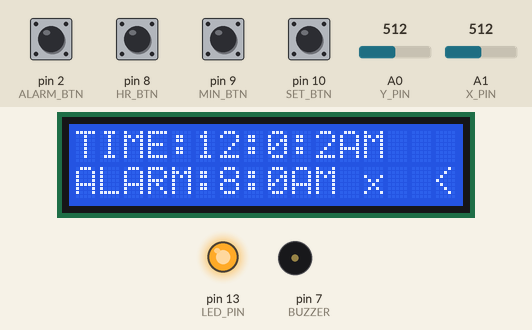
A sketch run on a simulated Arduino Uno, built with avr-gcc and run on an emulated ATmega328P. On the bench: 16×2 character LCD, output pins drawn as LEDs (lit = HIGH), buzzer (waves = sounding, pin HIGH). The test bench sets the inputs (shaded band); at power-on: pin 2 (ALARM_BTN), pin 8 (HR_BTN), pin 9 (MIN_BTN), pin 10 (SET_BTN) LOW, A0 (Y_PIN) = 512, A1 (X_PIN) = 512. Random numbers use the default seed unless the sketch sets one; what the sketch prints to the serial monitor is not drawn.

Above: at 1.2 s.
1.3 s: A0 (Y_PIN) set to 54
5.5 s: A0 (Y_PIN) set to 47
At 6.8 s:
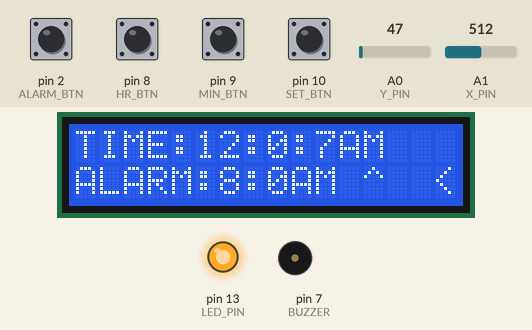
9.7 s: pin 2 (ALARM_BTN) pulled HIGH for 0.65 s
At 10.6 s:
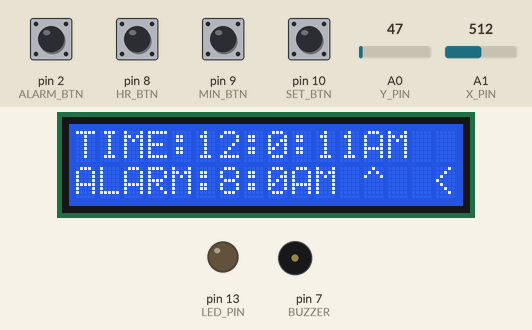
12.5 s: pin 2 (ALARM_BTN) pulled HIGH for 1 s
At 13.9 s:
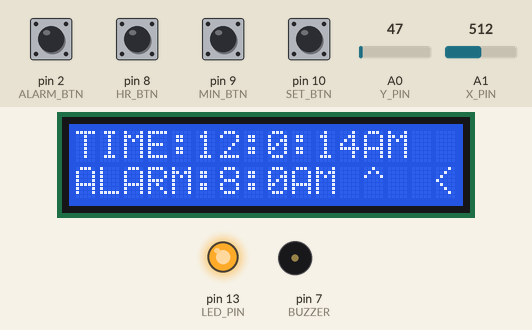
16.6 s: pin 10 (SET_BTN) pulled HIGH for 0.65 s
At 17.9 s:
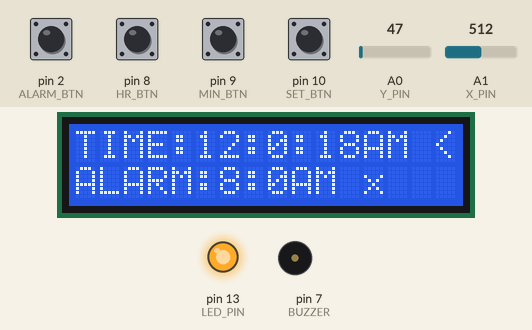
21.4 s: pin 2 (ALARM_BTN) pulled HIGH for 0.65 s
At 22.9 s:
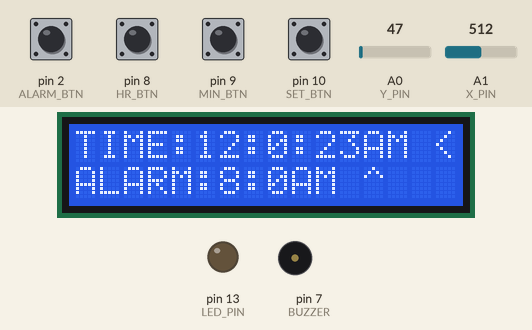
Timing chart, 0 to 24.4 s (numbered marks = the images above; inputs shaded):
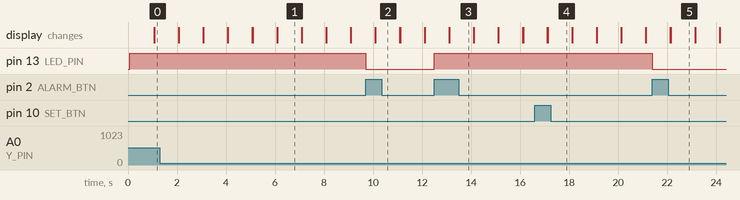

The sketch:

clock.ino
```cpp
/*
Digital Winding Clock - Arduino Clock for beginners
No RTC,
Just set it to exact time using the push buttons each time you switch on the clock
Made by Techno (sǝɹoɟ ǝǝןuuɐ)
Feel free to modify

currently humidity sensor is too slow to work with janky time keeping method. try later with an rtc
IDEA: attach ac speaker and play simon says based on tone, then single display character can display number of rounds
*/
#include <LiquidCrystal.h>
#include "DHT.h"
//#define DHTPIN 6
#define DHTTYPE DHT22
#define ALARM_BTN 2
#define BUZZER 7
#define HR_BTN 8
#define MIN_BTN 9
#define SET_BTN 10
#define Y_PIN 0
#define X_PIN 1
#define LED_PIN 13

LiquidCrystal
lcd(12,11,6,5,4,3);
//DHT dht(DHTPIN, DHTTYPE);
int h=12;
int m;
int s;
int flag;
int a_h=8;
int a_m;
int a_flag=8;
bool time_mode = false;
int TIME;
int state1;
int state2;
int state3;
int alarm_ring=0;
volatile int btnState = 0;
const int SECOND = 996;
const int MIN = 50;
const int MAX = 970;
const int ALARM_TIME = 120;

enum Code {
  none,
  up,
  down,
  left,
  right,
  a,
  b,
  start
};

/**Specific variables for the current alarm type: konami requires the input of the konami code on a polling basis, simon says is self-explanatory**/
const Code konami[] = {none, up, up, down, down, left, right, left, right, a, b, start};
static const bool SIMON_ON = false;
const int simonLength = 5;
Code simon[simonLength];
static int simonDisplay;  //with CODE, determines whether display is showing player input or simon says sequence

//when in konami mode, tracks progress through the konami code, when in simon says mode, tracks which stage the player is on (-1 is failed/start, sequence starts at 0)
static int CODE = 0;
static bool ALARM_ON = true;

static Code codeState = none; //current input state
static Code currentDisplay = none;  //state to be displayed on lcd
/** In certain situations, such as when the alarm is not active, the display should only show no state, regardless of input to the device
**/

void setup()
{
  codeState = none;
  lcd.begin(16,2);
  pinMode(BUZZER, OUTPUT);
  pinMode(LED_PIN, OUTPUT);
  pinMode(ALARM_BTN, INPUT);
  attachInterrupt(0, toggle_alarm, RISING);
  digitalWrite(LED_PIN, HIGH);
  //dht.begin();
  Serial.begin(115200);
  randomSeed(analogRead(3));
  randomizeCode(simon);
}
void loop()
{
  //display clock
  lcd.setCursor(0,0);
  s=s+1;
  lcd.print("TIME:");
  lcd.print(h);
  lcd.print(":");
  lcd.print(m);
  lcd.print(":");
  lcd.print(s);
  if(flag<12)lcd.print("AM");
  if(flag==12)lcd.print("PM");
  if(flag>12)lcd.print("PM");
  if(flag==24)flag=0;

  //display alarm
  lcd.setCursor(0,1);
  lcd.print("ALARM:");
  lcd.print(a_h);
  lcd.print(":");
  lcd.print(a_m);
  if (a_flag < 12) lcd.print("AM");
  else lcd.print("PM");

  lcd.print(" ");
  lcd.print(displayCode(currentDisplay));
  //lcd.print(CODE);
  //Serial.print(CODE);

  //display select mode
  if(time_mode)lcd.setCursor(14,0);
  else lcd.setCursor(14,1);
  lcd.print(" <");

  //1 second delay
  delay(SECOND/2);
  if(alarm_ring >=0){
    digitalWrite(BUZZER, LOW);
  }
  delay(SECOND/2);

  lcd.clear();


  if(s==60){
    s=0;
    m=m+1;
  }
  if(m==60)
  {
    m=0;
    h=h+1;
    flag=flag+1;
  }
  if(h==13)
  {
   h=1;
  }

  //------Alarm-----//
  if (flag==a_flag && m==a_m && alarm_ring==0 && ALARM_ON == true){
    //ring alarm
    alarm_ring = ALARM_TIME;

  }

  //---Alarm ringing---//
  if(alarm_ring > 0){
    alarm_ring-=1;
        digitalWrite(BUZZER, HIGH);

    if(alarm_ring == 0){
      digitalWrite(BUZZER, LOW);
    }
  }

  //directional input
    readJoystick();
    if (codeState == none){ //if no joystick movement, check others
      //read hour and min buttons only if during konami code, also only trigger h/min if not
      if (digitalRead(HR_BTN) == 1){
        //a button
        codeState = a;
      }else if (digitalRead(MIN_BTN) == 1){
        //b button
        codeState = b;
      }else if (digitalRead(SET_BTN) == 1){ //originally sw_btn but doesn't work
        //start
        codeState = start;
      }
    }

    if (SIMON_ON){

      simonDisplay = 2*(CODE+1);
    }else{
      if (codeState == konami[CODE+1]){
        CODE++;
      }else if (codeState != none){
        CODE = 0;
      }

      if (CODE >= 11){
        //completed code, turn off alarm
        alarm_ring = 1;
        ALARM_ON = false;
        digitalWrite(LED_PIN, LOW);
        CODE ++;
      }
      if (CODE > 11){
        CODE = 0;
        codeState = none;
      }

      //set display value to current location in code;
      currentDisplay = konami[CODE];
    }

  //-------Time
  // setting-------//
  state3=digitalRead(SET_BTN);
  if(state3==1 && CODE <= 0){
    time_mode = !time_mode;
  }

  //---Set Hour---//
  state1=digitalRead(HR_BTN);
  if(state1==1 && CODE <= 0)
  {
    if(time_mode){
      //set time
      h=h+1;
      flag=flag+1;
      /*if(flag<12)lcd.print("AM");
      if(flag==12)lcd.print("PM");
      if(flag>12)lcd.print("PM"); */
      if(flag==24)flag=0;
      if(h==13)h=1;
    }else{
      //set alarm
      a_h+=1;
      a_flag+=1;
      if(a_flag==24)a_flag=0;
      if(a_h==13)a_h=1;
    }
  }
  //---Set Minute---//
  state2=digitalRead(MIN_BTN);
  if(state2==1 && CODE <= 0){
    if(time_mode){
      //set time
      s=0;
      m=m+1;
    }else{
      //set alarm
      a_m+=1;
      if(a_m==60){
        a_m=0;
        a_h+=1;
        a_flag+=1;
      }
    }
  }
}

/*
 * Returns character to display on lcd
 */
char displayCode(Code code){
  switch(code){
    case up:
      return '^';
    case down:
      return 'v';
    case left:
      return '<';
    case right:
      return '>';
    case a:
      return 'A';
    case b:
      return 'B';
    case start:
      return '*';
    case none:
    default:
    return 'x';
  }
}

/*
 * Reads joystick directional input, assigns to the code state (up, down, left, right, or none)
 */
void readJoystick(){
  int x = analogRead(X_PIN);
  int y = analogRead(Y_PIN);
  Serial.print(x);

  if (y > MIN && y < MAX){
    //possible horizontal
    if (x < MIN){
      codeState = left;
    }else if (x > MAX){
      codeState = right;
    }else{
      codeState = none;
    }
  }else if (x > MIN && x < MAX){
    //possible vertical
    if (y < MIN){
      codeState = up;
    }else if(y > MAX){
      codeState = down;
    }else{
      codeState = none;
    }
  }
}

/**
 * Toggles on board LED indicating whether the alarm is currently turned on or off
**/
void toggle_alarm(){
  btnState = digitalRead(ALARM_BTN);
  ALARM_ON = !ALARM_ON;
  if (ALARM_ON){
    digitalWrite(LED_PIN, HIGH);
  }else{
    digitalWrite(LED_PIN, LOW);
  }
}

/**
 * Generates a sequence of random inputs
 * Uses static int simonLength for length of array, changes parameter array by pass by pointer
**/
void randomizeCode(Code* arr){
  for (int i = 0; i < simonLength; ++i){
    arr[i] = (Code)random(1,7);
  }
}
```

Measured:
- the behaviour switches between 50 and 49 on A0 (Y_PIN) (found by bisection; images 0 and 1)
- after the input at 9.7 s, pin 13 (LED_PIN): HIGH → LOW at once
- after the input at 12.5 s, pin 13 (LED_PIN): LOW → HIGH at once
- after the input at 21.4 s, pin 13 (LED_PIN): HIGH → LOW at once
- what the display in image 1 shows lasts 1.0 s, from 6.1 s to 7.1 s
